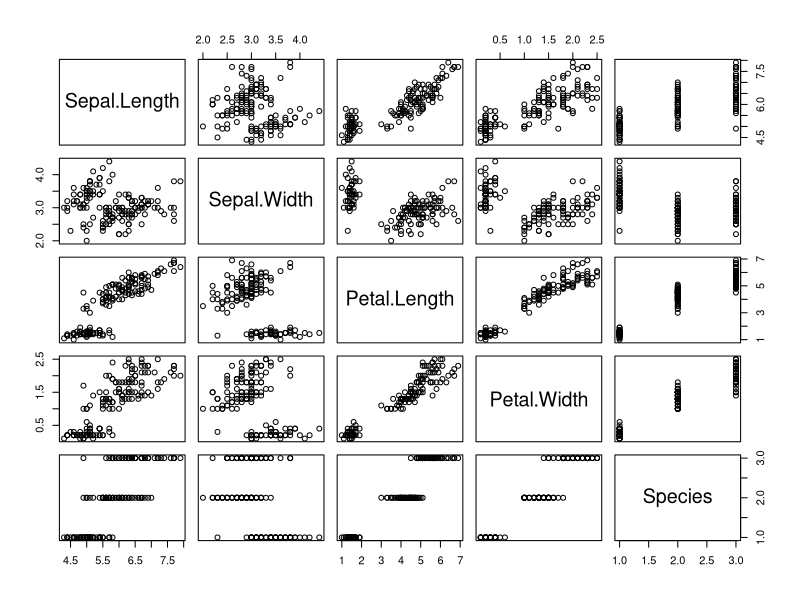
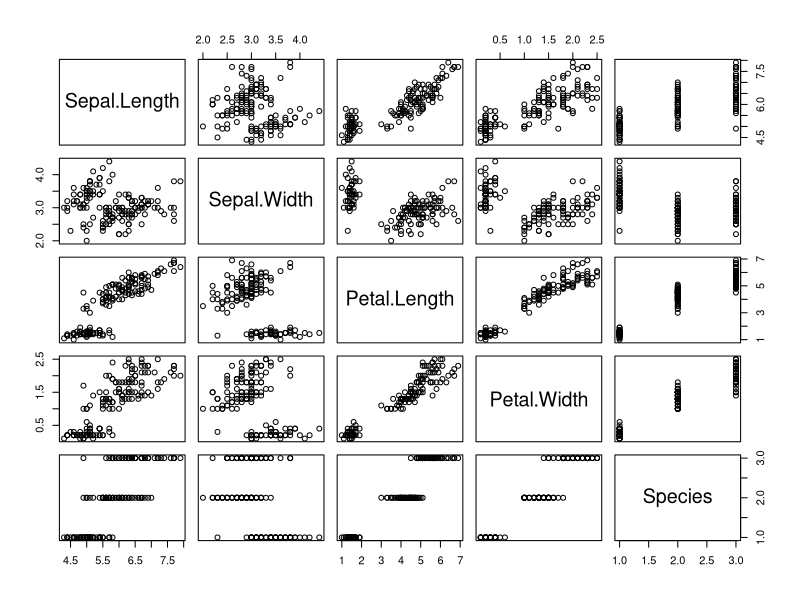
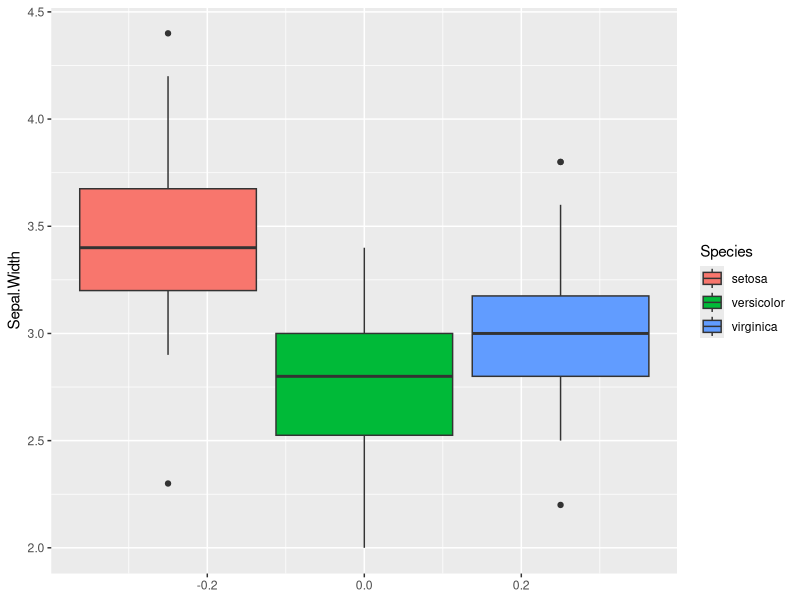
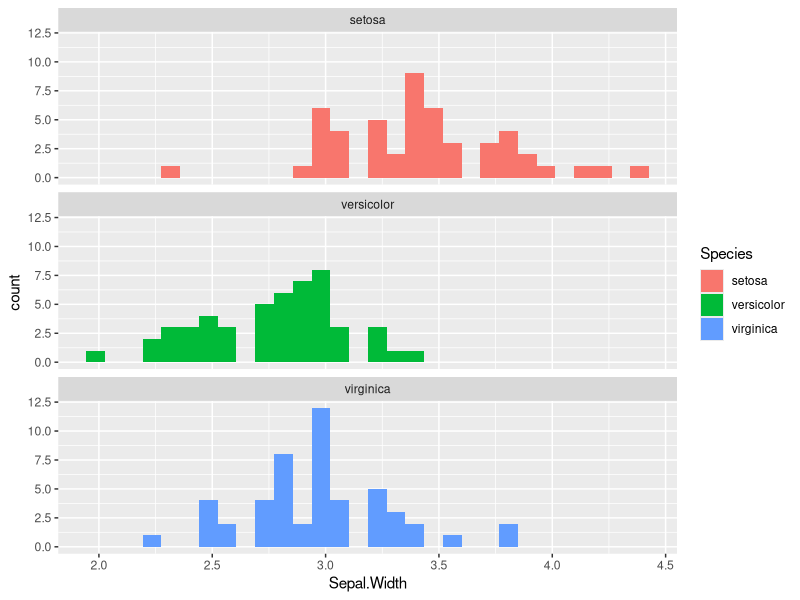
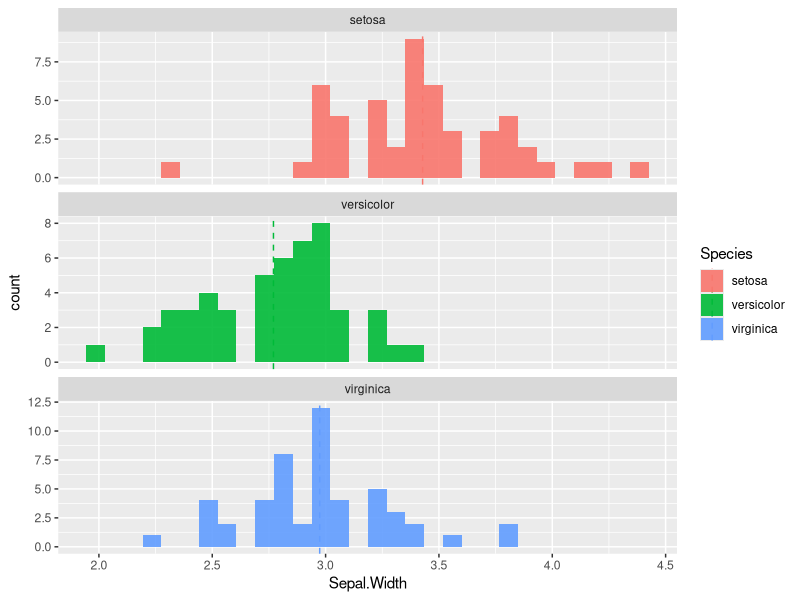
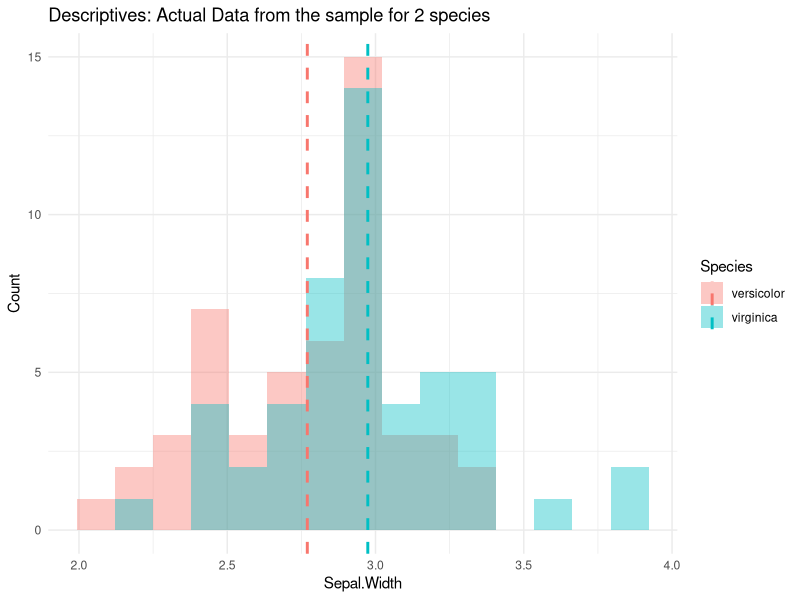
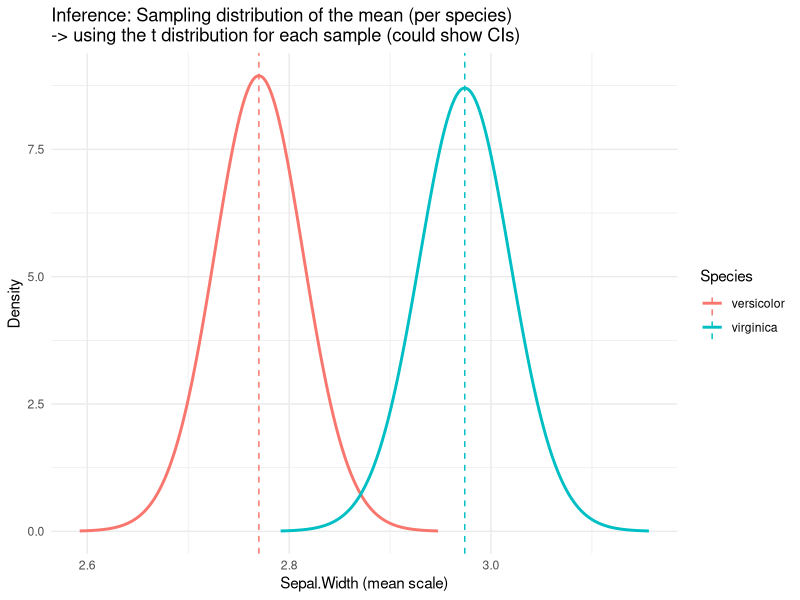
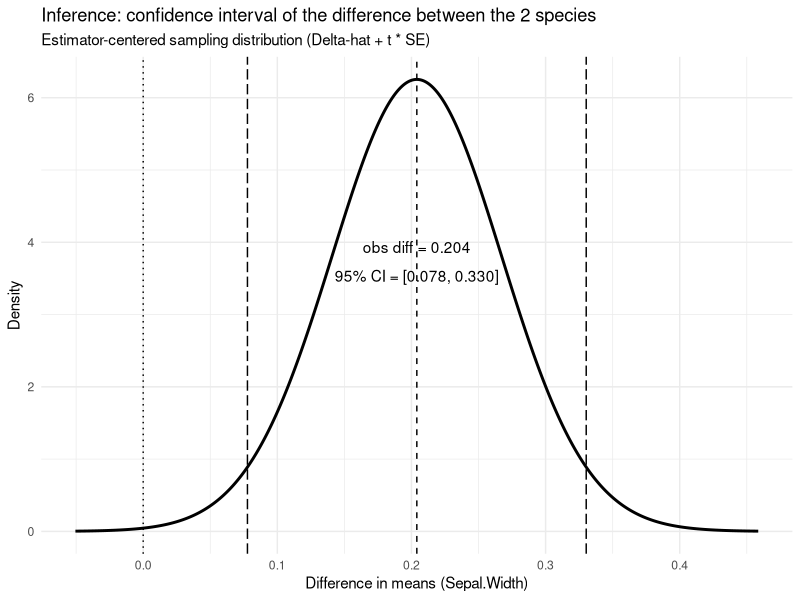

Reproduce these figures in R, in order.
library(tidyverse)
library(patchwork) # for plotting 

set.seed(123)

# Confidence Intervals & Hypothesis Testing (Student’s t)

#### Toolbox with main functions ####

##### Confidence Intervals #####

# here, we use the iris dataset as an example 
iris

plot(iris) # there are different species, but we will not consider this in the first part of the example

### One sample distribution: CIs of a mean
# Assumes independent and identically distributed (i.d.d) draws; uses t with length(x)-1 df and sd(x)/sqrt(n).
# t.test(x, conf.level = 0.95) and extract the CI from the test object using $conf.int

ci <- t.test(iris$Sepal.Width, conf.level = 0.95)$conf.int
ci                        # [lower, upper]
ci[1]; ci[2]              # extract bounds

# equivalent to:
x  <- iris$Sepal.Width
n  <- length(x)
m  <- mean(x)
se <- sd(x) / sqrt(n)
tcrit <- qt(0.975, df = n - 1) # similar to qnorm we used last week, this time we use the student distribution instead of a normal distribution
c(m - tcrit*se, m + tcrit*se) # again, c is just a way to create a vector object that contains both numbers. Here we don't store it but just print it

# >> already relevant: the ci is dependent on the distribution we want to draw the z(or t, or something else)-scores from (and the se calculation) -> assumptions!!

### For a one-sample proportion
# x = number of successes, n = trials
# prop.test(x, n, conf.level = 0.95)$conf.int   # CI with continuity correction
prop.test(1104, 1824, conf.level = 0.95)$conf.int   # >> look at the help function!

### For a two-sample difference in mean
# t.test(x1, x2, var.equal = FALSE)$conf.int
x1 <- c(2, 7, 2, 8, 10, 5)
x2 <- c(5, 8, 7, 9, 10, 10)

# Welch CI (unequal variances, default)
t.test(x1, x2, var.equal = FALSE)$conf.int

# Student (pooled) CI
t.test(x1, x2, var.equal = TRUE)$conf.int

# Welch = no assumption of equal variance;
# Student = assumes equal variance, slightly narrower CI if true.

# paired t.test

# Difference of paired observations, e.g. before vs after
t.test(x1, x2, paired = TRUE)$conf.int
# or
t.test(x1 - x2)$conf.int   # equivalent
# Assumes differences are approximately normal.

##### Hypothesis Testing: Student’s t #####

### One-sample t-test ###
# Tests whether the sample mean differs from a hypothesized population mean (μtest)
# Assumes i.i.d. draws and approximate normality of the sampling distribution.

# t.test(x, mu = μtest)
t.test(iris$Sepal.Width)   # H0: mean = 0, two-sided alternative by default
t.test(iris$Sepal.Width, mu = 2.99)   # H0: mean = 3, two-sided alternative by default

### Reading the output ###
# >> Each t.test() call reports:
#   t = test statistic t_obs = (mean(x) - μtest) / (sd(x)/√n) for a test with equal variance
#   df = degrees of freedom (n-1)
#   p-value = probability under H₀ (P(|T| ≥ |t_obs|))
#   confidence interval = range of plausible values, (the 95% CI for the mean or mean difference)
#   sample estimates = sample means (or differences)
#
# Note: the CI and the p-value are two views of the same inference.
# If the CI excludes μtest (or 0 for a difference), the p-value < α.

# Check a one-sided alternative:
t.test(iris$Sepal.Width, mu = 3, alternative = "greater")  # H1: mean > 3
t.test(iris$Sepal.Width, mu = 3, alternative = "less")     # H1: mean < 3

# equivalent manual calculation
x  <- iris$Sepal.Width
n  <- length(x)
m  <- mean(x)
se <- sd(x)/sqrt(n)
t_obs <- (m - 3)/se
pval  <- 2*pt(-abs(t_obs), df = n-1)
t_obs; pval

### Two-sample t-tests ###
# Compare means from two independent groups.
# t.test(x1, x2, var.equal = FALSE)  -> Welch test (default, unequal variances)
# t.test(x1, x2, var.equal = TRUE)   -> Student test (equal variances assumed)

x1 <- c(2, 7, 2, 8, 10, 5)
x2 <- c(5, 8, 7, 9, 10, 10)

t.test(x1, x2)                           # Welch two-sided test
t.test(x1, x2, var.equal = TRUE)         # Student (pooled) version

# One-sided alternatives:
t.test(x1, x2, alternative = "greater")  # H1: mean(x1) > mean(x2)
t.test(x1, x2, alternative = "less")     # H1: mean(x1) < mean(x2)

# Equivalent manual computation for Welch’s t
# n1 <- length(x1); n2 <- length(x2)
# s1 <- sd(x1); s2 <- sd(x2)
# m1 <- mean(x1); m2 <- mean(x2)
# SE_diff <- sqrt(s1^2/n1 + s2^2/n2)
# t_obs <- (m1 - m2)/SE_diff
# df_welch <- (s1^2/n1 + s2^2/n2)^2 /
#   ((s1^2/n1)^2/(n1-1) + (s2^2/n2)^2/(n2-1))
# pval <- 2*pt(-abs(t_obs), df = df_welch)
# t_obs; df_welch; pval

### Paired t-test ###
# Used when observations are matched (before–after, twin studies, etc.)
# Tests whether the mean difference (x1 - x2) is zero.

before <- c(3.2, 4.1, 3.8, 3.5, 4.0)
after  <- c(3.6, 4.4, 4.1, 3.7, 4.3)

t.test(before, after, paired = TRUE)     # two-sided by default
t.test(before, after, paired = TRUE, alternative = "greater")  # one-sided

# >> what are the assumptions of all these different tests? t.test with var.equal = T, t.test with var.equal = F?
# -> alternatives can be bootstraps, permutations, or non-parametric tests

# bonus example of a bootstrap ci
B <- 2000
boot_means <- replicate(B, mean(sample(iris$Sepal.Width, replace = TRUE)))
quantile(boot_means, c(0.025, 0.975))         # Percentile CI
# here is a great illustration of a permutation test for 2 samples: https://www.jwilber.me/permutationtest/

# proportion tests:
prop.test(1104, 1824, conf.level = 0.95)
prop.test(523, 1155, conf.level = 0.95)

# two-sample proportion test
# prop.test(c(nYesGrp1, nYesGrp2), c(nTotalGrp1, nTotalGrp2), conf.level = 0.95)
prop.test(c(523, 300), c(1155, 650), conf.level = 0.95)

#### Comparing samples ####

plot(iris)

# compare populations

iris %>% 
  ggplot(aes(y = Sepal.Width, fill = Species))+
  geom_boxplot()

iris %>% 
  ggplot(aes(x = Sepal.Width, fill = Species))+
  geom_histogram(position = "identity")+
  facet_wrap(~Species, nrow = 3)

means <- iris %>% 
  group_by(Species) %>% 
  summarise(m = mean(Sepal.Width, na.rm = TRUE))

iris %>% 
  ggplot(aes(x = Sepal.Width, fill = Species)) +
  geom_histogram(position = "identity", alpha = 0.9) +
  facet_wrap(~Species, nrow = 3, scales = "free_y") +
  geom_vline(data = means, aes(xintercept = m, colour = Species),
             linetype = "dashed")

# how do we test whether two species have a different mean for that variable in the example?
# essentially we do an inference on the distribution of the mean of the original population from which these samples were drawn from:

# use the help to look at what t.test() does (e.g. what is the default behavior & assumptions? paired samples? equal variance?)
# >> t.test isn't actually a simple student t-test by default...

t.test(iris %>% #sample1
         filter(Species == "versicolor") %>% 
         pull(Sepal.Width),
       iris %>% #sample2
         filter(Species == "virginica") %>% 
         pull(Sepal.Width)
       )

t.test(iris %>% #sample1
         filter(Species == "virginica") %>% 
         pull(Sepal.Width),
       iris %>% #sample2
         filter(Species != "virginica") %>% 
         pull(Sepal.Width)
)

t.test(iris %>% #sample1
         filter(Species == "virginica") %>% 
         pull(Sepal.Width),
       iris %>% #sample2
         filter(Species != "virginica") %>% 
         pull(Sepal.Width),
       alternative = "greater"
)

t.test(iris %>% #sample1
         filter(Species == "virginica") %>% 
         pull(Sepal.Width),
       iris %>% #sample2
         filter(Species != "virginica") %>% 
         pull(Sepal.Width),
       alternative = "less"
)

# >> it is fairly easy to run a t.test (welch, proportion, or other 1 or 2 sample, one or two sided tests)
# >> what might be more complicated, is to understand what a test actually does. 
# >> the following code, and resulting plots are meant to explore concepts that go from
# >> the description of 2 plant samples (and the width of their sepal)
# >> to the test statistic that evaluates how likely the two samples are coming from different populations.

# >> I would like to spend some time discussing the final plot. If one concept is not clear to you, maybe the code can help clarify it. 
# >> if the code doesn't help, you can talk to us, go back to Agresti, or use a ChatBot to explain it.

#### Visualizing how a t.test works #### 
# pick the two species to compare
pair <- c("virginica","versicolor")

dat2 <- iris %>% filter(Species %in% pair)

# Welch t-test on Sepal.Width
t.test(Sepal.Width ~ Species, data = dat2)

# Per-species summaries
summ <- dat2 %>% 
  group_by(Species) %>% 
  summarise(n = dplyr::n(),
            mean = mean(Sepal.Width),
            sd = sd(Sepal.Width),
            se = sd/sqrt(n),
            df = n - 1)

p0 <- dat2 %>% 
  ggplot(aes(x = Sepal.Width, fill = Species)) +
  geom_histogram(position = "identity", alpha = 0.4, bins = 15) +
  geom_vline(data = summ, aes(xintercept = mean, colour = Species),
             linetype = "dashed", linewidth = 1)+
  labs(title= "Descriptives: Actual Data from the sample for 2 species",
       y = "Count") +
  theme_minimal()

p0

# 1) Per-species sampling distribution of the mean:
#    X = mean + t * se,   f_X(x) = dt(t, df)/se
tgrid <- tibble(t = seq(-4, 4, length.out = 501))
mean_dens <- summ %>% 
  crossing(tgrid) %>%
  mutate(x = mean + t*se,
         density = dt(t, df)/se)

p1 <- ggplot(mean_dens, aes(x = x, y = density, color = Species)) +
  geom_line(linewidth = 1) +
  geom_vline(data = summ, aes(xintercept = mean, color = Species), linetype = "dashed") +
  labs(title = "Inference: Sampling distribution of the mean (per species)\n-> using the t distribution for each sample (could show CIs)",
       x = "Sepal.Width (mean scale)", y = "Density") +
  theme_minimal()

p1


# ### optional: plotting the CIs calculated for each sample (each have their own se, degrees of freedom, etc)
# 
# # compute 95% t-based CIs (updates your existing `summ`)
# summ <- summ %>%
#   mutate(tcrit = qt(0.975, df),      # two-sided 95% -> 0.975
#          ci_half = tcrit * se,
#          lower = mean - ci_half,
#          upper = mean + ci_half)
# 
# # add CI endpoints as dotted vertical lines to the existing p1
# p1_with_cis <- p1 +
#   geom_vline(data = summ, aes(xintercept = lower, color = Species), linetype = "dotted", linewidth = 1.5) +
#   geom_vline(data = summ, aes(xintercept = upper, color = Species), linetype = "dotted", linewidth = 1.5)
# 
# # show it
# p1_with_cis


# 2) Sampling distribution of the mean difference (Welch):
#    D = (m1 - m2) + t * SE_diff,  df = Welch-Satterthwaite
s1 <- summ %>% filter(Species == pair[1])
s2 <- summ %>% filter(Species == pair[2])

SE_diff <- sqrt(s1$sd^2/s1$n + s2$sd^2/s2$n)
diff_hat <- s1$mean - s2$mean

# Welch df
df_welch <- (s1$sd^2/s1$n + s2$sd^2/s2$n)^2 /
  ((s1$sd^2/s1$n)^2/(s1$n-1) + (s2$sd^2/s2$n)^2/(s2$n-1))

tgrid2 <- tibble(t = seq(-4, 4, length.out = 1000))
diff_dens <- tgrid2 %>%
  transmute(x = diff_hat + t*SE_diff,
            density = dt(t, df = df_welch)/SE_diff)

# 95% CI via Welch t
tcrit   <- qt(0.975, df = df_welch)
ci_low  <- diff_hat - tcrit * SE_diff
ci_high <- diff_hat + tcrit * SE_diff

p2 <- ggplot(diff_dens, aes(x = x, y = density)) +
  geom_line(linewidth = 1) +
  geom_vline(xintercept = 0, linetype = "dotted") +      # null difference
  geom_vline(xintercept = diff_hat, linetype = "dashed") +# observed diff
  geom_vline(xintercept = c(ci_low, ci_high), linetype = "longdash") +  # 95% CI
  annotate("text",
           x = diff_hat, y = max(diff_dens$density)*0.6,
           vjust = -0.6, label = sprintf("obs diff = %.3f", diff_hat)) +
  annotate("text",
           x = (ci_low + ci_high)/2, y = max(diff_dens$density)*0.6,
           vjust = 1.8, label = sprintf("95%% CI = [%.3f, %.3f]", ci_low, ci_high)) +
  labs(
    title = "Inference: confidence interval of the difference between the 2 species",
    subtitle = "Estimator-centered sampling distribution (Delta-hat + t * SE)",
    x = "Difference in means (Sepal.Width)", y = "Density"
  ) +
  theme_minimal()

p2

## again, compare with the t.test from the function:
t.test(Sepal.Width ~ Species, data = dat2)   



t_obs <- diff_hat / SE_diff
pval  <- 2 * pt(-abs(t_obs), df = df_welch)

tgrid3 <- tibble(t = seq(-5, 5, length.out = 2001))
null_dens <- tgrid3 %>%
  transmute(
    t = t,
    density = dt(t, df = df_welch) / SE_diff  # change-of-variables
  )

p3 <- ggplot(null_dens, aes(x = t, y = density)) +
  geom_line(linewidth = 1) +
  geom_area(data = subset(null_dens, t >= t_obs), fill = "red", alpha = 0.25) +
  geom_area(data = subset(null_dens, t <= -t_obs), fill = "red", alpha = 0.25) +
  geom_vline(xintercept = 0, linetype = "dotted") +        # H0 center
  geom_vline(xintercept = t_obs, linetype = "dashed") + # observed diff
  labs(
    title = "Inference + Test: Null distribution of the t-statistic (Welch)",
    subtitle = sprintf("t_obs = %.2f, df = %.1f, two-sided p = %.3g",
                       t_obs, df_welch, pval),
    y = "Density"
  ) +
  theme_minimal()

wrap_plots(p0, p1, p2, p3, ncol = 2)

# >> once we have understood the different steps going through this visualization, we can be more comfortable with typing: t.test(sample1, sample2) line ;)....
t.test(iris %>% #sample1
         filter(Species == "versicolor") %>% 
         pull(Sepal.Width),
       iris %>% #sample2
         filter(Species == "virginica") %>% 
         pull(Sepal.Width)
)
